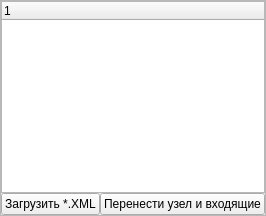
              <widget class="QWidget" name="tab_5">
               <attribute name="title">
                <string>XML</string>
               </attribute>
               <layout class="QVBoxLayout" name="verticalLayout_10">
                <property name="spacing">
                 <number>3</number>
                </property>
                <property name="leftMargin">
                 <number>0</number>
                </property>
                <property name="topMargin">
                 <number>0</number>
                </property>
                <property name="rightMargin">
                 <number>0</number>
                </property>
                <property name="bottomMargin">
                 <number>0</number>
                </property>
                <item>
                 <widget class="QFrame" name="fr_base_tree">
                  <property name="frameShape">
                   <enum>QFrame::StyledPanel</enum>
                  </property>
                  <property name="frameShadow">
                   <enum>QFrame::Raised</enum>
                  </property>
                  <layout class="QVBoxLayout" name="verticalLayout_5">
                   <property name="spacing">
                    <number>0</number>
                   </property>
                   <property name="leftMargin">
                    <number>0</number>
                   </property>
                   <property name="topMargin">
                    <number>0</number>
                   </property>
                   <property name="rightMargin">
                    <number>0</number>
                   </property>
                   <property name="bottomMargin">
                    <number>0</number>
                   </property>
                   <item>
                    <widget class="QTreeWidget" name="tree_base_tree">
                     <column>
                      <property name="text">
                       <string notr="true">1</string>
                      </property>
                     </column>
                    </widget>
                   </item>
                   <item>
                    <layout class="QHBoxLayout" name="horizontalLayout_9">
                     <item>
                      <widget class="QPushButton" name="btn_load_xml">
                       <property name="text">
                        <string>Загрузить *.XML</string>
                       </property>
                      </widget>
                     </item>
                     <item>
                      <widget class="QPushButton" name="btn_get_knot">
                       <property name="text">
                        <string>Перенести узел и входящие</string>
                       </property>
                      </widget>
                     </item>
                    </layout>
                   </item>
                  </layout>
                 </widget>
                </item>
               </layout>
              </widget>
